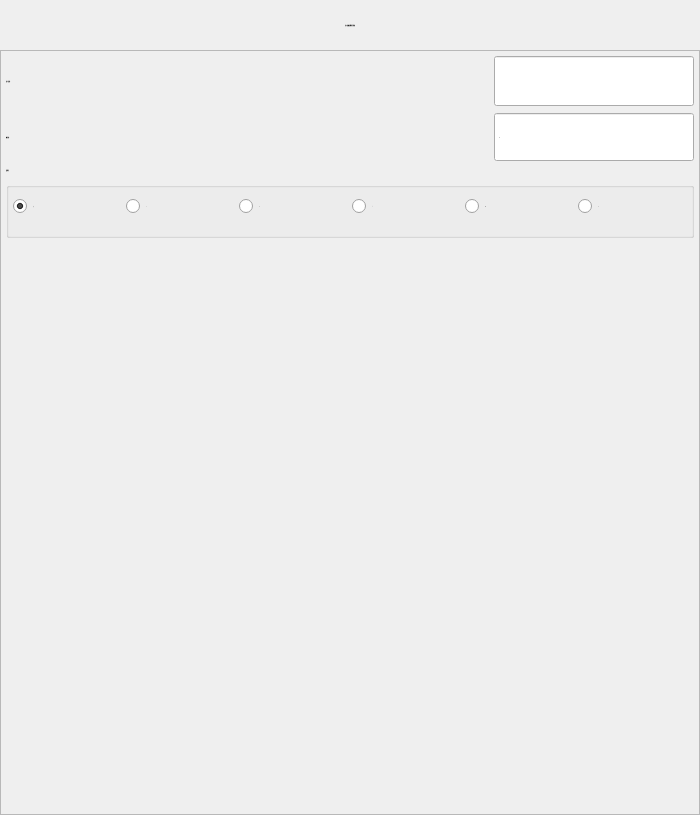
<?xml version="1.0" encoding="UTF-8"?>
<ui version="4.0">
 <class>FormActOperate</class>
 <widget class="QWidget" name="FormActOperate">
  <property name="geometry">
   <rect>
    <x>0</x>
    <y>0</y>
    <width>700</width>
    <height>815</height>
   </rect>
  </property>
  <property name="sizePolicy">
   <sizepolicy hsizetype="Fixed" vsizetype="Fixed">
    <horstretch>0</horstretch>
    <verstretch>0</verstretch>
   </sizepolicy>
  </property>
  <property name="minimumSize">
   <size>
    <width>700</width>
    <height>815</height>
   </size>
  </property>
  <property name="maximumSize">
   <size>
    <width>700</width>
    <height>815</height>
   </size>
  </property>
  <property name="font">
   <font>
    <family>微软雅黑</family>
    <pointsize>-1</pointsize>
    <weight>50</weight>
    <italic>false</italic>
    <bold>false</bold>
   </font>
  </property>
  <property name="windowTitle">
   <string notr="true">用户变量运算</string>
  </property>
  <property name="styleSheet">
   <string notr="true">font: 28px &quot;微软雅黑&quot;;</string>
  </property>
  <layout class="QVBoxLayout" name="verticalLayout">
   <property name="spacing">
    <number>0</number>
   </property>
   <property name="margin">
    <number>0</number>
   </property>
   <item>
    <widget class="QLabel" name="labelParaTitle">
     <property name="sizePolicy">
      <sizepolicy hsizetype="Preferred" vsizetype="Fixed">
       <horstretch>0</horstretch>
       <verstretch>0</verstretch>
      </sizepolicy>
     </property>
     <property name="minimumSize">
      <size>
       <width>0</width>
       <height>50</height>
      </size>
     </property>
     <property name="font">
      <font>
       <family>微软雅黑</family>
       <pointsize>-1</pointsize>
       <weight>50</weight>
       <italic>false</italic>
       <bold>false</bold>
      </font>
     </property>
     <property name="styleSheet">
      <string notr="true">QLabel#labelParaTitle
{
	color: black;
	border-image: url(:/img/widget/Panel.png) 0 4 0 4;
	border-left: 4px transparent;
	border-right: 4px transparent;
}
</string>
     </property>
     <property name="text">
      <string>用户变量运算指令参数</string>
     </property>
     <property name="alignment">
      <set>Qt::AlignCenter</set>
     </property>
    </widget>
   </item>
   <item>
    <widget class="QFrame" name="frameActOperate">
     <property name="font">
      <font>
       <family>微软雅黑</family>
       <pointsize>-1</pointsize>
       <weight>50</weight>
       <italic>false</italic>
       <bold>false</bold>
      </font>
     </property>
     <property name="styleSheet">
      <string notr="true"/>
     </property>
     <property name="frameShape">
      <enum>QFrame::StyledPanel</enum>
     </property>
     <property name="frameShadow">
      <enum>QFrame::Plain</enum>
     </property>
     <property name="IsMainArea" stdset="0">
      <bool>true</bool>
     </property>
     <layout class="QGridLayout" name="gridLayout_2">
      <property name="margin">
       <number>5</number>
      </property>
      <item row="0" column="0">
       <widget class="QLabel" name="labelVar">
        <property name="sizePolicy">
         <sizepolicy hsizetype="Expanding" vsizetype="Fixed">
          <horstretch>0</horstretch>
          <verstretch>0</verstretch>
         </sizepolicy>
        </property>
        <property name="minimumSize">
         <size>
          <width>0</width>
          <height>50</height>
         </size>
        </property>
        <property name="maximumSize">
         <size>
          <width>16777215</width>
          <height>50</height>
         </size>
        </property>
        <property name="font">
         <font>
          <family>微软雅黑</family>
          <pointsize>-1</pointsize>
          <weight>50</weight>
          <italic>false</italic>
          <bold>false</bold>
         </font>
        </property>
        <property name="text">
         <string>用户变量：</string>
        </property>
        <property name="buddy">
         <cstring>lineEdit_Var</cstring>
        </property>
       </widget>
      </item>
      <item row="0" column="1">
       <widget class="xLineEdit" name="lineEdit_Var">
        <property name="enabled">
         <bool>true</bool>
        </property>
        <property name="sizePolicy">
         <sizepolicy hsizetype="Fixed" vsizetype="Fixed">
          <horstretch>0</horstretch>
          <verstretch>0</verstretch>
         </sizepolicy>
        </property>
        <property name="minimumSize">
         <size>
          <width>200</width>
          <height>50</height>
         </size>
        </property>
        <property name="maximumSize">
         <size>
          <width>200</width>
          <height>50</height>
         </size>
        </property>
        <property name="font">
         <font>
          <family>微软雅黑</family>
          <pointsize>-1</pointsize>
          <weight>50</weight>
          <italic>false</italic>
          <bold>false</bold>
         </font>
        </property>
        <property name="focusPolicy">
         <enum>Qt::ClickFocus</enum>
        </property>
        <property name="acceptDrops">
         <bool>false</bool>
        </property>
        <property name="alignment">
         <set>Qt::AlignCenter</set>
        </property>
        <property name="readOnly">
         <bool>true</bool>
        </property>
       </widget>
      </item>
      <item row="1" column="0">
       <widget class="QLabel" name="labelValue">
        <property name="sizePolicy">
         <sizepolicy hsizetype="Expanding" vsizetype="Fixed">
          <horstretch>0</horstretch>
          <verstretch>0</verstretch>
         </sizepolicy>
        </property>
        <property name="minimumSize">
         <size>
          <width>0</width>
          <height>50</height>
         </size>
        </property>
        <property name="maximumSize">
         <size>
          <width>16777215</width>
          <height>50</height>
         </size>
        </property>
        <property name="font">
         <font>
          <family>微软雅黑</family>
          <pointsize>-1</pointsize>
          <weight>50</weight>
          <italic>false</italic>
          <bold>false</bold>
         </font>
        </property>
        <property name="text">
         <string>操作数：</string>
        </property>
        <property name="buddy">
         <cstring>lineEdit_Var</cstring>
        </property>
       </widget>
      </item>
      <item row="1" column="1">
       <widget class="xSpinBox" name="BoxValue">
        <property name="enabled">
         <bool>true</bool>
        </property>
        <property name="sizePolicy">
         <sizepolicy hsizetype="Fixed" vsizetype="Fixed">
          <horstretch>0</horstretch>
          <verstretch>0</verstretch>
         </sizepolicy>
        </property>
        <property name="minimumSize">
         <size>
          <width>200</width>
          <height>50</height>
         </size>
        </property>
        <property name="maximumSize">
         <size>
          <width>200</width>
          <height>50</height>
         </size>
        </property>
        <property name="font">
         <font>
          <family>微软雅黑</family>
          <pointsize>-1</pointsize>
          <weight>50</weight>
          <italic>false</italic>
          <bold>false</bold>
         </font>
        </property>
        <property name="focusPolicy">
         <enum>Qt::ClickFocus</enum>
        </property>
        <property name="acceptDrops">
         <bool>false</bool>
        </property>
        <property name="alignment">
         <set>Qt::AlignLeading|Qt::AlignLeft|Qt::AlignVCenter</set>
        </property>
        <property name="buttonSymbols">
         <enum>QAbstractSpinBox::NoButtons</enum>
        </property>
        <property name="specialValueText">
         <string notr="true"/>
        </property>
        <property name="keyboardTracking">
         <bool>false</bool>
        </property>
        <property name="suffix">
         <string notr="true"/>
        </property>
        <property name="prefix">
         <string notr="true"/>
        </property>
        <property name="minimum">
         <number>0</number>
        </property>
        <property name="maximum">
         <number>6000000</number>
        </property>
        <property name="value">
         <number>0</number>
        </property>
        <property name="HasBtn" stdset="0">
         <bool>true</bool>
        </property>
       </widget>
      </item>
      <item row="2" column="0" colspan="2">
       <widget class="QGroupBox" name="groupBoxOperate">
        <property name="font">
         <font>
          <family>微软雅黑</family>
          <pointsize>-1</pointsize>
          <weight>50</weight>
          <italic>false</italic>
          <bold>false</bold>
         </font>
        </property>
        <property name="title">
         <string>运算符</string>
        </property>
        <layout class="QGridLayout" name="gridLayout">
         <property name="horizontalSpacing">
          <number>4</number>
         </property>
         <property name="verticalSpacing">
          <number>2</number>
         </property>
         <property name="margin">
          <number>4</number>
         </property>
         <item row="0" column="0">
          <widget class="xRadioButton" name="radioPlus">
           <property name="sizePolicy">
            <sizepolicy hsizetype="Expanding" vsizetype="Fixed">
             <horstretch>0</horstretch>
             <verstretch>0</verstretch>
            </sizepolicy>
           </property>
           <property name="minimumSize">
            <size>
             <width>0</width>
             <height>50</height>
            </size>
           </property>
           <property name="maximumSize">
            <size>
             <width>16777215</width>
             <height>50</height>
            </size>
           </property>
           <property name="font">
            <font>
             <family>微软雅黑</family>
             <pointsize>-1</pointsize>
             <weight>50</weight>
             <italic>false</italic>
             <bold>false</bold>
            </font>
           </property>
           <property name="focusPolicy">
            <enum>Qt::NoFocus</enum>
           </property>
           <property name="toolTip">
            <string notr="true"/>
           </property>
           <property name="statusTip">
            <string notr="true"/>
           </property>
           <property name="whatsThis">
            <string notr="true"/>
           </property>
           <property name="accessibleName">
            <string notr="true"/>
           </property>
           <property name="accessibleDescription">
            <string notr="true"/>
           </property>
           <property name="text">
            <string notr="true">＋</string>
           </property>
           <property name="iconSize">
            <size>
             <width>32</width>
             <height>32</height>
            </size>
           </property>
           <property name="checked">
            <bool>true</bool>
           </property>
          </widget>
         </item>
         <item row="0" column="1">
          <widget class="xRadioButton" name="radioSub">
           <property name="sizePolicy">
            <sizepolicy hsizetype="Expanding" vsizetype="Fixed">
             <horstretch>0</horstretch>
             <verstretch>0</verstretch>
            </sizepolicy>
           </property>
           <property name="minimumSize">
            <size>
             <width>0</width>
             <height>50</height>
            </size>
           </property>
           <property name="maximumSize">
            <size>
             <width>16777215</width>
             <height>50</height>
            </size>
           </property>
           <property name="font">
            <font>
             <family>微软雅黑</family>
             <pointsize>-1</pointsize>
             <weight>50</weight>
             <italic>false</italic>
             <bold>false</bold>
            </font>
           </property>
           <property name="focusPolicy">
            <enum>Qt::NoFocus</enum>
           </property>
           <property name="toolTip">
            <string notr="true"/>
           </property>
           <property name="statusTip">
            <string notr="true"/>
           </property>
           <property name="whatsThis">
            <string notr="true"/>
           </property>
           <property name="accessibleName">
            <string notr="true"/>
           </property>
           <property name="accessibleDescription">
            <string notr="true"/>
           </property>
           <property name="text">
            <string notr="true">－</string>
           </property>
           <property name="iconSize">
            <size>
             <width>32</width>
             <height>32</height>
            </size>
           </property>
          </widget>
         </item>
         <item row="0" column="2">
          <widget class="xRadioButton" name="radioMul">
           <property name="sizePolicy">
            <sizepolicy hsizetype="Expanding" vsizetype="Fixed">
             <horstretch>0</horstretch>
             <verstretch>0</verstretch>
            </sizepolicy>
           </property>
           <property name="minimumSize">
            <size>
             <width>0</width>
             <height>50</height>
            </size>
           </property>
           <property name="maximumSize">
            <size>
             <width>16777215</width>
             <height>50</height>
            </size>
           </property>
           <property name="font">
            <font>
             <family>微软雅黑</family>
             <pointsize>-1</pointsize>
             <weight>50</weight>
             <italic>false</italic>
             <bold>false</bold>
            </font>
           </property>
           <property name="focusPolicy">
            <enum>Qt::NoFocus</enum>
           </property>
           <property name="toolTip">
            <string notr="true"/>
           </property>
           <property name="statusTip">
            <string notr="true"/>
           </property>
           <property name="whatsThis">
            <string notr="true"/>
           </property>
           <property name="accessibleName">
            <string notr="true"/>
           </property>
           <property name="accessibleDescription">
            <string notr="true"/>
           </property>
           <property name="text">
            <string notr="true">×</string>
           </property>
           <property name="iconSize">
            <size>
             <width>32</width>
             <height>32</height>
            </size>
           </property>
          </widget>
         </item>
         <item row="0" column="3">
          <widget class="xRadioButton" name="radioDiv">
           <property name="sizePolicy">
            <sizepolicy hsizetype="Expanding" vsizetype="Fixed">
             <horstretch>0</horstretch>
             <verstretch>0</verstretch>
            </sizepolicy>
           </property>
           <property name="minimumSize">
            <size>
             <width>0</width>
             <height>50</height>
            </size>
           </property>
           <property name="maximumSize">
            <size>
             <width>16777215</width>
             <height>50</height>
            </size>
           </property>
           <property name="font">
            <font>
             <family>微软雅黑</family>
             <pointsize>-1</pointsize>
             <weight>50</weight>
             <italic>false</italic>
             <bold>false</bold>
            </font>
           </property>
           <property name="focusPolicy">
            <enum>Qt::NoFocus</enum>
           </property>
           <property name="toolTip">
            <string notr="true"/>
           </property>
           <property name="statusTip">
            <string notr="true"/>
           </property>
           <property name="whatsThis">
            <string notr="true"/>
           </property>
           <property name="accessibleName">
            <string notr="true"/>
           </property>
           <property name="accessibleDescription">
            <string notr="true"/>
           </property>
           <property name="text">
            <string notr="true">÷</string>
           </property>
           <property name="iconSize">
            <size>
             <width>32</width>
             <height>32</height>
            </size>
           </property>
          </widget>
         </item>
         <item row="0" column="4">
          <widget class="xRadioButton" name="radioMod">
           <property name="sizePolicy">
            <sizepolicy hsizetype="Expanding" vsizetype="Fixed">
             <horstretch>0</horstretch>
             <verstretch>0</verstretch>
            </sizepolicy>
           </property>
           <property name="minimumSize">
            <size>
             <width>0</width>
             <height>50</height>
            </size>
           </property>
           <property name="maximumSize">
            <size>
             <width>16777215</width>
             <height>50</height>
            </size>
           </property>
           <property name="font">
            <font>
             <family>微软雅黑</family>
             <pointsize>-1</pointsize>
             <weight>50</weight>
             <italic>false</italic>
             <bold>false</bold>
            </font>
           </property>
           <property name="focusPolicy">
            <enum>Qt::NoFocus</enum>
           </property>
           <property name="toolTip">
            <string notr="true"/>
           </property>
           <property name="statusTip">
            <string notr="true"/>
           </property>
           <property name="whatsThis">
            <string notr="true"/>
           </property>
           <property name="accessibleName">
            <string notr="true"/>
           </property>
           <property name="accessibleDescription">
            <string notr="true"/>
           </property>
           <property name="text">
            <string notr="true">%</string>
           </property>
           <property name="iconSize">
            <size>
             <width>32</width>
             <height>32</height>
            </size>
           </property>
          </widget>
         </item>
         <item row="0" column="5">
          <widget class="xRadioButton" name="radioAssign">
           <property name="sizePolicy">
            <sizepolicy hsizetype="Expanding" vsizetype="Fixed">
             <horstretch>0</horstretch>
             <verstretch>0</verstretch>
            </sizepolicy>
           </property>
           <property name="minimumSize">
            <size>
             <width>0</width>
             <height>50</height>
            </size>
           </property>
           <property name="maximumSize">
            <size>
             <width>16777215</width>
             <height>50</height>
            </size>
           </property>
           <property name="font">
            <font>
             <family>微软雅黑</family>
             <pointsize>-1</pointsize>
             <weight>50</weight>
             <italic>false</italic>
             <bold>false</bold>
            </font>
           </property>
           <property name="focusPolicy">
            <enum>Qt::NoFocus</enum>
           </property>
           <property name="toolTip">
            <string notr="true"/>
           </property>
           <property name="statusTip">
            <string notr="true"/>
           </property>
           <property name="whatsThis">
            <string notr="true"/>
           </property>
           <property name="accessibleName">
            <string notr="true"/>
           </property>
           <property name="accessibleDescription">
            <string notr="true"/>
           </property>
           <property name="text">
            <string notr="true">=</string>
           </property>
           <property name="iconSize">
            <size>
             <width>32</width>
             <height>32</height>
            </size>
           </property>
          </widget>
         </item>
        </layout>
       </widget>
      </item>
      <item row="3" column="1">
       <spacer name="verticalSpacer">
        <property name="orientation">
         <enum>Qt::Vertical</enum>
        </property>
        <property name="sizeHint" stdset="0">
         <size>
          <width>20</width>
          <height>40</height>
         </size>
        </property>
       </spacer>
      </item>
     </layout>
    </widget>
   </item>
  </layout>
 </widget>
 <customwidgets>
  <customwidget>
   <class>xSpinBox</class>
   <extends>QSpinBox</extends>
   <header>xspinbox.h</header>
   <slots>
    <signal>clicked()</signal>
   </slots>
  </customwidget>
  <customwidget>
   <class>xRadioButton</class>
   <extends>QRadioButton</extends>
   <header>xradiobutton.h</header>
  </customwidget>
  <customwidget>
   <class>xLineEdit</class>
   <extends>QLineEdit</extends>
   <header>xlineedit.h</header>
   <slots>
    <signal>clicked()</signal>
   </slots>
  </customwidget>
 </customwidgets>
 <resources/>
 <connections>
  <connection>
   <sender>lineEdit_Var</sender>
   <signal>clicked()</signal>
   <receiver>FormActOperate</receiver>
   <slot>selectVar()</slot>
   <hints>
    <hint type="sourcelabel">
     <x>229</x>
     <y>65</y>
    </hint>
    <hint type="destinationlabel">
     <x>491</x>
     <y>62</y>
    </hint>
   </hints>
  </connection>
  <connection>
   <sender>BoxValue</sender>
   <signal>clicked()</signal>
   <receiver>FormActOperate</receiver>
   <slot>inputValue()</slot>
   <hints>
    <hint type="sourcelabel">
     <x>217</x>
     <y>131</y>
    </hint>
    <hint type="destinationlabel">
     <x>441</x>
     <y>162</y>
    </hint>
   </hints>
  </connection>
 </connections>
 <slots>
  <slot>selectVar()</slot>
  <slot>inputValue()</slot>
 </slots>
</ui>
